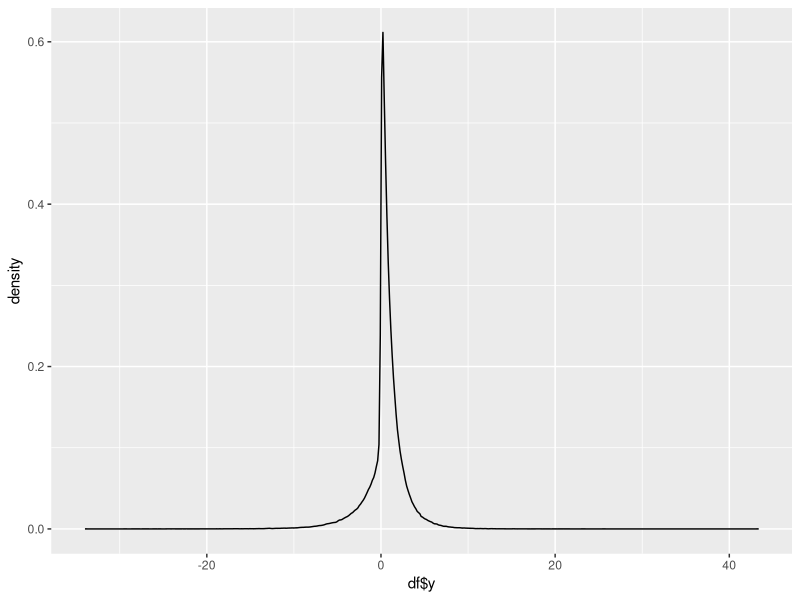

The R source for this figure:
# Experements with exponential + binomial regression.
# The model in this example will be a composite: a binomial (logistic) regression
# will determine whether the response in positive or negative.  Given this information,
# the response will be exponentially distributed with different rates on the
# left and right side of zero.
library(ggplot2)
# library(GGally)

N <- 250000

df <- data.frame(
  x_1 = runif(N), x_2 = runif(N), x_3 = runif(N)
)

# The binomial data, controlls whether the sample is to the left or right of zero.
df$lp_binomial <- 1 - df$x_1 + 2*df$x_3
df$p <- 1 / (1 + exp(-df$lp_binomial))
df$binomial <- unlist(lapply(df$p, function(x) rbinom(1, 1, x)))

# The exponential data, conditional on whether the sample is to the left or right of zero.
df$lp_right <- 1 + 0.5*df$x_1 - df$x_2
df$lp_left <- df$x_1 - df$x_2 + 0.25 * df$x_3
df$lp <- df$binomial * df$lp_left + (1 - df$binomial) * df$lp_right
df$rate <- 1/exp(df$lp)
df$y <- (2*df$binomial - 1) * unlist(lapply(df$rate, function(x) rexp(1, rate=x)))

# The unconditional distribution of the response.
ggplot() + geom_density(aes(x=df$y))

# Create an indicator for whether the data is to the right or left of zero.
df$y_right_left <- as.numeric(df$y >= 0)

# Relationship between the predictors and the right-left indicator
# ggpairs(df[, c("y_right_left", "x_1", "x_2", "x_3")])

# Predict whether an observation is on the right or left.
M_logistic <- glm(y_right_left ~ x_1 + x_2 + x_3, data=df, family=binomial())
summary(M_logistic)

# Conditional on the left, predict the exponential varaible.
df_left <- df[df$y < 0, ]
M_left <- glm(-y ~ x_1 + x_2 + x_3, data=df_left, family=Gamma(link='log'))
summary(M_left, dispersion=1)

# Conditional on the right, predict the exponential variable
df_right <- df[df$y >= 0, ]
M_right <- glm(y ~ x_1 + x_2 + x_3, data=df_right, family=Gamma(link='log'))
summary(M_right, dispersion=1)
